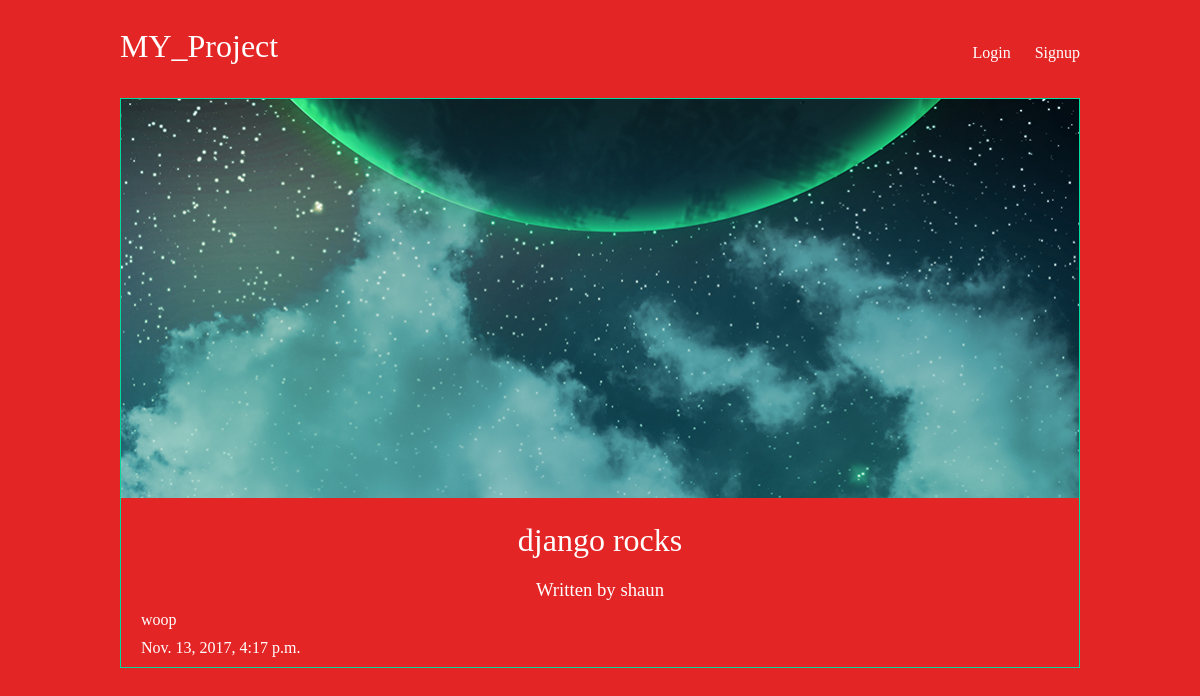
The page /articles/django-rocks/ on the database its author committed.
### articles/models.py (models this page shows, shortened)
class Article(models.Model):
    title = models.CharField(max_length=100)
    slug = models.SlugField()
    body = models.TextField()
    date = models.DateTimeField(auto_now_add=True)
    thumb = models.ImageField(default='default.png', blank=True)
    author = models.ForeignKey(User, default=None,on_delete=models.CASCADE)

### articles/views.py (the view)
# urls.py: re_path(r'^(?P<slug>[\w-]+)/$', views.article_detail, name="detail"),
def article_detail(request, slug):
    article = Article.objects.get(slug=slug)
    return render(request, 'articles/article_detail.html', { 'article': article })

### articles/templates/articles/article_detail.html
{% extends 'base_layout.html' %}
{% block content %}
<div class="article-detail">
    <div class="article">
        <img src="{{ article.thumb.url }}" />
        <h2>{{ article.title }}</h2>
        <h3>Written by {{ article.author.username }}</h3>
        <p>{{ article.body }}</p>
        <p>{{ article.date }}</p>
    </div>
</div>
{% endblock %}

### assets/styles.css (style rules this page uses)
body { background:rgb(228, 37, 37); color: #fff; }
body * { font-family: Ubuntu; }
h1, h2, h3, h4, h5 { font-weight: normal; margin: 0; }
.article { padding: 10px; border: 1px solid #00dba0; position: relative; padding-bottom: 40px; }
.article h2 { font-size: 1.2em; }
.article-detail .article { padding: 0; }
.article-detail .article img { max-width: 100%; }
.article-detail .article h2 { text-align: center; margin: 20px auto; font-size: 2em }
.article-detail .article h3 { text-align: center; }
.article-detail .article p { margin: 10px 20px }

### rows shown on the page
Article: thumb (picture), title "django rocks", author.username "shaun", body "woop", date "Nov. 13, 2017, 4:17 p.m."
